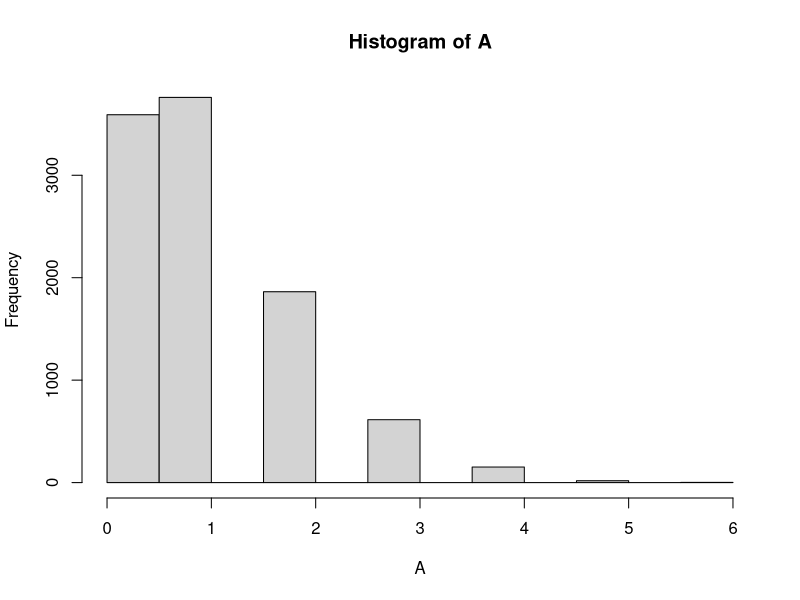
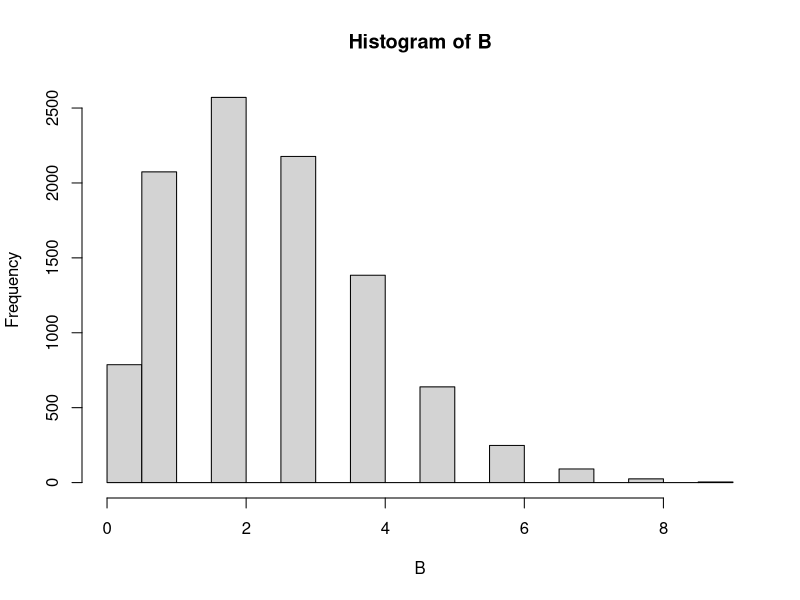
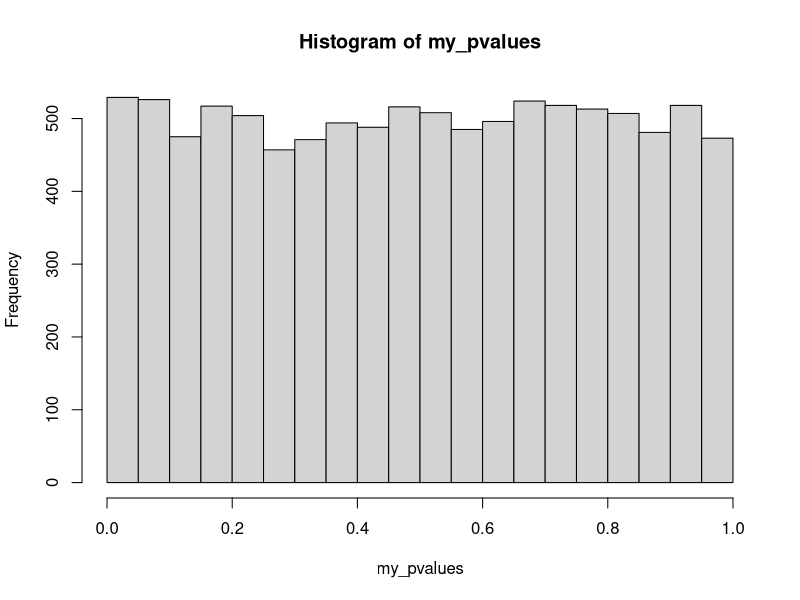
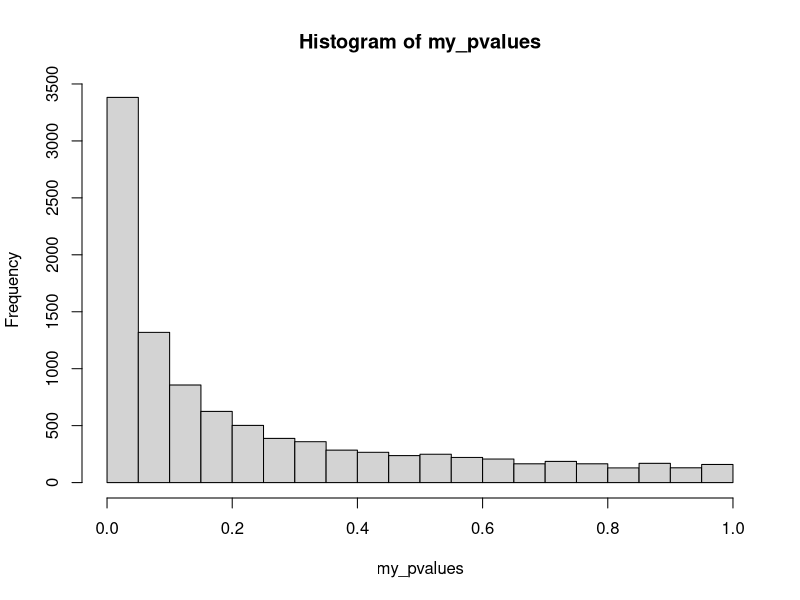

The R script that drew these images, in order:
## ---- chunk 1

A <- replicate(10000,sum(rbinom(20,1,.05)))
hist(A)
length(A[A > 0])/10000
B <- replicate(10000,sum(rbinom(50,1,.05)))
hist(B)
length(B[B > 0])/10000

## ---- chunk 2
D <- replicate(10000,sum(rbinom(20,3,.05)))
length(D[D > 0])/10000
## ---- chunk 3
library(tibble)
# my_pvalues <- c()
# 
# for(i in 1:10000){
# 
#   IV <- rep(1:2,each=20)
#   DV <- c(rnorm(20,0,1),rnorm(20,0,1))
#   
#   sim_data <- tibble(IV,DV)
#   
#   my_pvalues[i] <- t.test(DV~IV, var.equal=TRUE,  data = sim_data)$p.value
#   
# }
# 
# hist(my_pvalues)
my_pvalues <- replicate(10000,t.test(rnorm(20,0,1),rnorm(20,0,1), var.equal=TRUE)$p.value)
hist(my_pvalues)
## ---- chunk 4
my_pvalues <- replicate(10000,t.test(rnorm(20,0.5,1),rnorm(20,0,1), var.equal=TRUE)$p.value)
hist(my_pvalues)
